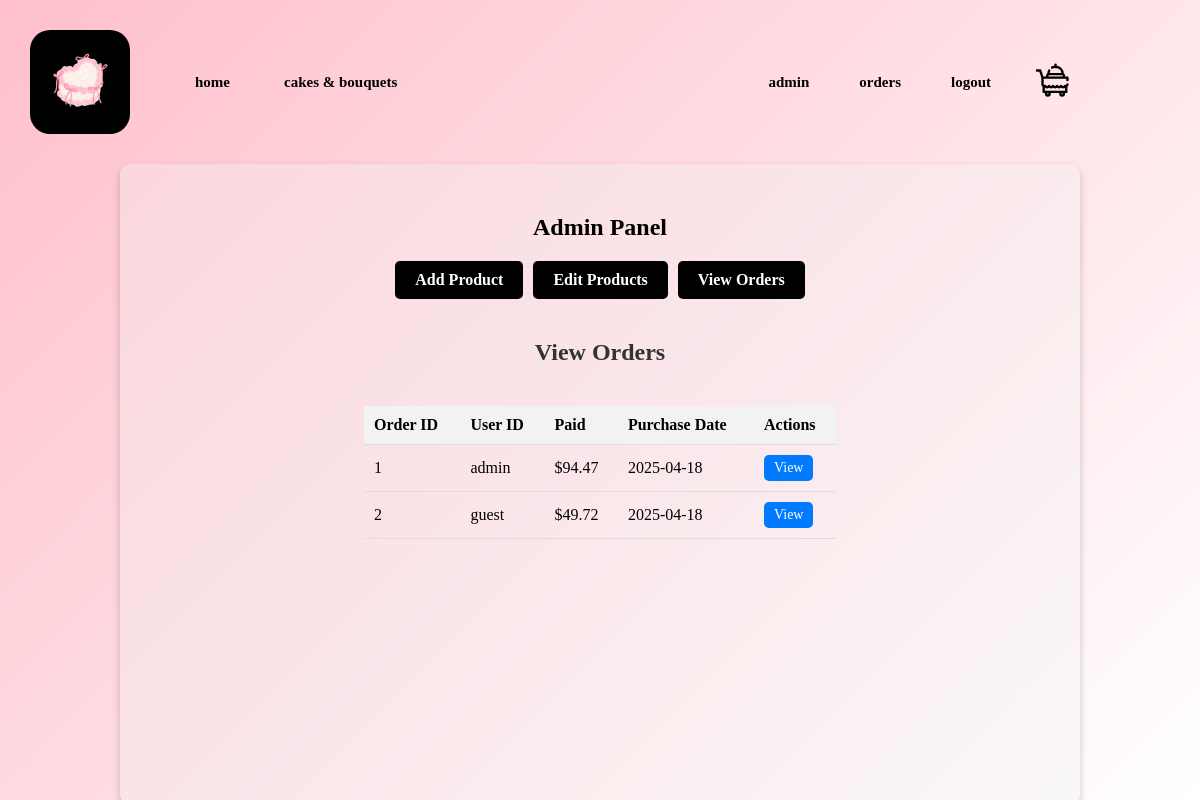
/admin/index.php?action=view_orders (signed in), run on the app's committed database.
### tables this page shows
CREATE TABLE `orders` (
  `order_id` int NOT NULL,
  `userid` varchar(20) DEFAULT NULL,
  `purchase_date` date NOT NULL,
  `purchase_price` decimal(5,2) NOT NULL
);

### admin/view_orders.php (the view, shortened to what this page needs)
<?php
include '../connect.php';
$query = "SELECT * FROM orders";
$stmt = $dbh->prepare($query);
$stmt->execute();
$orders = $stmt->fetchAll();
?>
<div class="action-container" id="view-orders-container">
    <h3>View Orders</h3>
    <table id="orders-table">
        <thead>
            <tr>
                <th>Order ID</th>
                <th>User ID</th>
                <th>Paid</th>
                <th>Purchase Date</th>
                <th>Actions</th>
            </tr>
        </thead>
        <tbody>
            <?php foreach ($orders as $order): ?>
                <tr data-order-id="<?= $order['order_id'] ?>">
                    <td><?= $order['order_id'] ?></td>
                    <td><?= $order['userid'] != NULL ? htmlspecialchars($order['userid']) : "guest" ?></td>
                    <td>$<?= number_format($order['purchase_price'], 2) ?></td>
                    <td><?= htmlspecialchars($order['purchase_date']) ?></td>
                    <td>
                        <button class="view-button">View</button>
                    </td>
                </tr>
            <?php endforeach; ?>
        </tbody>
    </table>
</div>

### css/style.css (style rules this page uses)
:root { --color-primary: #FFC4EB; --color-primary-dark: #FFB2E6; --color-secondary: #FFE4FA; --color-tertiary: #F1DEDC; --color-tertiary-transparent: #f1dedc25; --color-quaternary: white; --color-quaternary-transparent: #ffffff25; --color-quinary: #FFC0CB; }
* { margin: 0; padding: 0; box-sizing: border-box; font-family: Helvetica-light; }
body { background: linear-gradient(135deg, #FFC0CB 0%, #FFFFFF 100%); background-attachment: fixed; margin: 0; padding: 0; height: 100vh; background-color: var(--color-tertiary); }

### css/admin.css (style rules this page uses)
.action-container { display: flex; flex-direction: column; align-items: center; margin: 20px 0; }
.action-container h3 { margin-bottom: 10px; font-size: 24px; color: #333; }
#view-orders-container table { width: 100%; border-collapse: collapse; margin: 30px; border-radius: 5px; }
#view-orders-container table th, #view-orders-container table td { padding: 10px; text-align: left; border-bottom: 1px solid #ddd; }
#view-orders-container table th { background-color: #f2f2f2; font-weight: bold; }
#view-orders-container table td button { background-color: #007bff; color: white; border: none; padding: 5px 10px; font-size: 14px; border-radius: 5px; cursor: pointer; transition: background-color 0.3s ease; }

### data on the page
orders: order_id "1", userid "admin", purchase_price "94.47", purchase_date "2025-04-18"
orders: order_id "2", shows "guest", purchase_price "49.72", purchase_date "2025-04-18"
